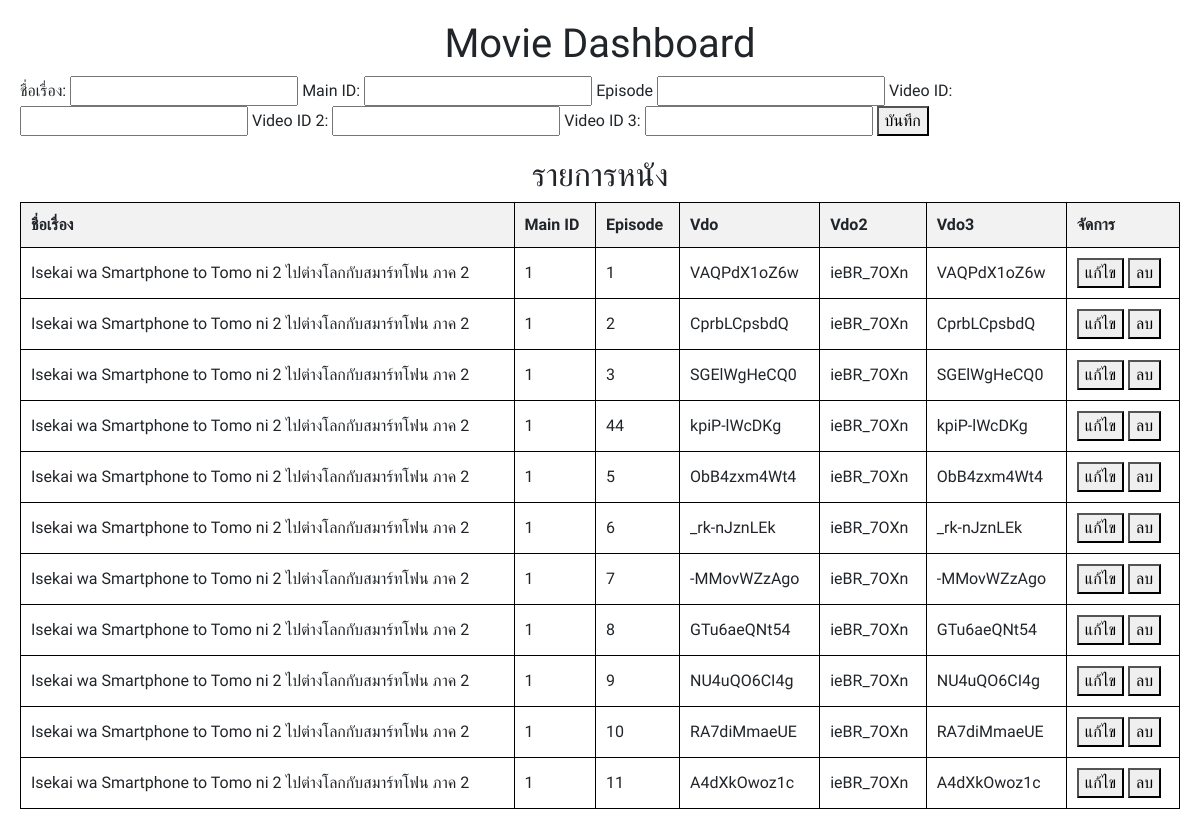
The app's page /Dashboard/Dashboardlist.php, older data.
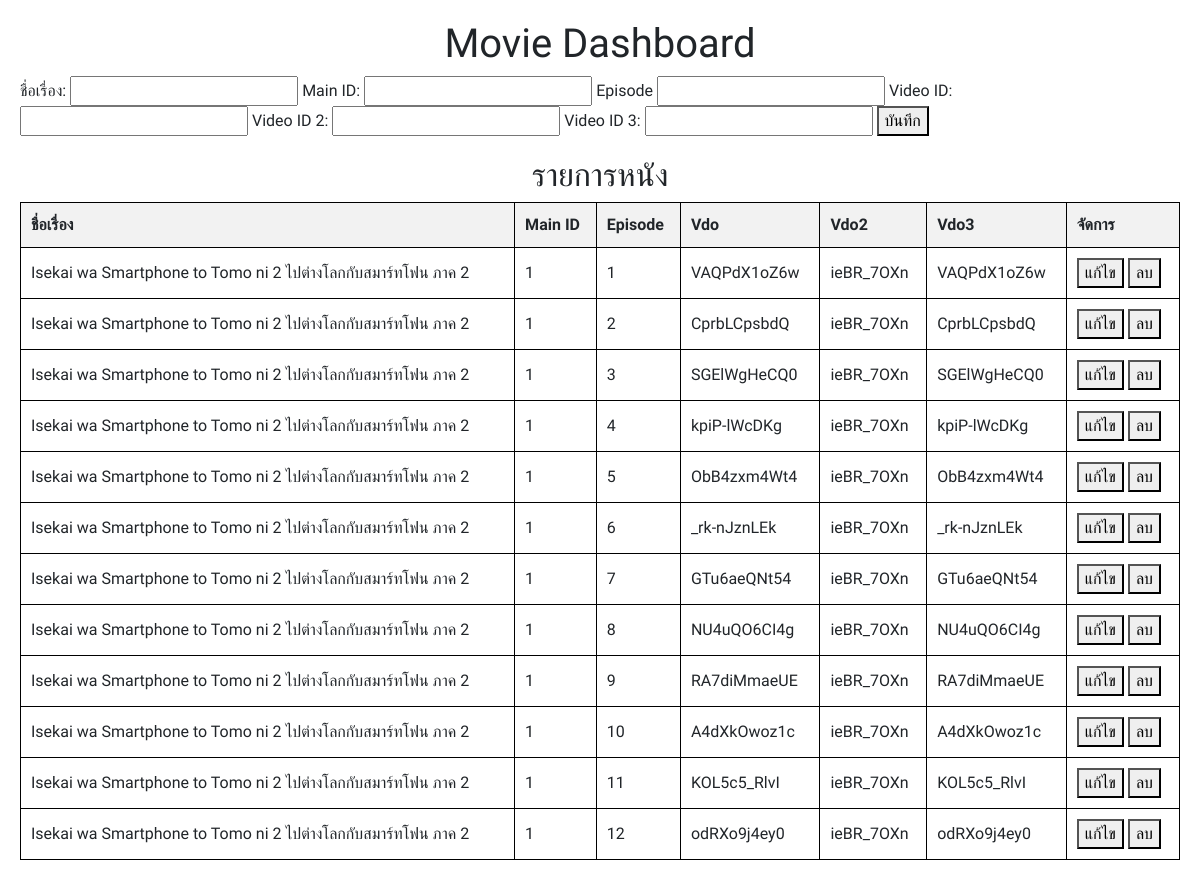
The same page, newer data.
### tables this page shows
CREATE TABLE IF NOT EXISTS `data_list` (
  `id` int(3) NOT NULL AUTO_INCREMENT,
  `main_id` int(3) NOT NULL,
  `name` text NOT NULL,
  `vdo` text NOT NULL,
  `vdo_02` text NOT NULL,
  `vdo_03` text NOT NULL,
  `episode` int(3) NOT NULL,
  PRIMARY KEY (`id`)
);

### Dashboard/Dashboardlist.php (the view, shortened to what this page needs)
<?php
$servername = "localhost";
$username = "root";
$password = "";
$dbname = "movie";
$conn = new mysqli($servername, $username, $password, $dbname);
$result = $conn->query("SELECT * FROM data_list");
?>
<!DOCTYPE html>
<html lang="en">
<head>
    <link href="https://cdn.jsdelivr.net/npm/bootstrap@5.0.2/dist/css/bootstrap.min.css" rel="stylesheet">
    <link rel="stylesheet" href="Dashboard.css">
</head>
<body>
    <h1>Movie Dashboard</h1>
    <form id="add-movie-form" method="POST">
        <label for="name">ชื่อเรื่อง:</label>
        <input type="text" id="name" name="name" required>
        <label for="main_id">Main ID:</label>
        <input type="text" id="main_id" name="main_id" required>
        <label for="episode">Episode</label>
        <input type="text" id="episode" name="episode" required>
        <label for="vdo">Video ID:</label>
        <input type="text" id="vdo" name="vdo" required>
        <label for="vdo_02">Video ID 2:</label>
        <input type="text" id="vdo_02" name="vdo_02" required>
        <label for="vdo_03">Video ID 3:</label>
        <input type="text" id="vdo_03" name="vdo_03" required>
        <button type="submit">บันทึก</button>
    </form>
    <center>
        <h2>รายการหนัง</h2>
        <table>
            <tr>
                <th>ชื่อเรื่อง</th>
                <th>Main ID</th>
                <th>Episode</th>
                <th>Vdo</th>
                <th>Vdo2</th>
                <th>Vdo3</th>
                <th>จัดการ</th>
            </tr>
            <?php while ($row = $result->fetch_assoc()): ?>
            <tr>
                <td><?php echo $row['name']; ?></td>
                <td><?php echo $row['main_id']; ?></td>
                <td><?php echo $row['episode']; ?></td>
                <td><?php echo $row['vdo']; ?></td>
                <td><?php echo $row['vdo_02']; ?></td>
                <td><?php echo $row['vdo_03']; ?></td>
                <td>
                    <form method="POST" style="display:inline;">
                        <button type="button" onclick="populateForm(<?php echo htmlspecialchars(json_encode($row)); ?>)">แก้ไข</button>
                    </form>
                    <form method="POST" style="display:inline;">
                        <button type="submit">ลบ</button>
                    </form>
                </td>
            </tr>
            <?php endwhile; ?>
        </table>
    </center>
</body>
</html>

### Dashboard/Dashboard.css (style rules this page uses)
body { font-family: "Kanit", sans-serif; margin: 20px; }
h1 { text-align: center; }
form { margin-bottom: 20px; }
table { width: 100%; border-collapse: collapse; }
table, th, td { border: 1px solid black; padding: 10px; text-align: left; }
th { background-color: #f2f2f2; }

Row changes from the older to the newer data that the page shows:
changed data_list "kpiP-lWcDKg": episode "44" → "4"
changed data_list: vdo "-MMovWZzAgo" → "GTu6aeQNt54"; vdo_03 "-MMovWZzAgo" → "GTu6aeQNt54"
changed data_list: vdo "GTu6aeQNt54" → "NU4uQO6CI4g"; vdo_03 "GTu6aeQNt54" → "NU4uQO6CI4g"
changed data_list: vdo "NU4uQO6CI4g" → "RA7diMmaeUE"; vdo_03 "NU4uQO6CI4g" → "RA7diMmaeUE"
changed data_list: vdo "RA7diMmaeUE" → "A4dXkOwoz1c"; vdo_03 "RA7diMmaeUE" → "A4dXkOwoz1c"
changed data_list: vdo "A4dXkOwoz1c" → "KOL5c5_RlvI"; vdo_03 "A4dXkOwoz1c" → "KOL5c5_RlvI"
added data_list: name "Isekai wa Smartphone to Tomo ni 2 ไปต่างโลกกับสมาร์ทโฟน ภาค 2", main "1", episode "12", vdo "odRXo9j4ey0", vdo_02 "ieBR_7OXn", vdo_03 "odRXo9j4ey0"
